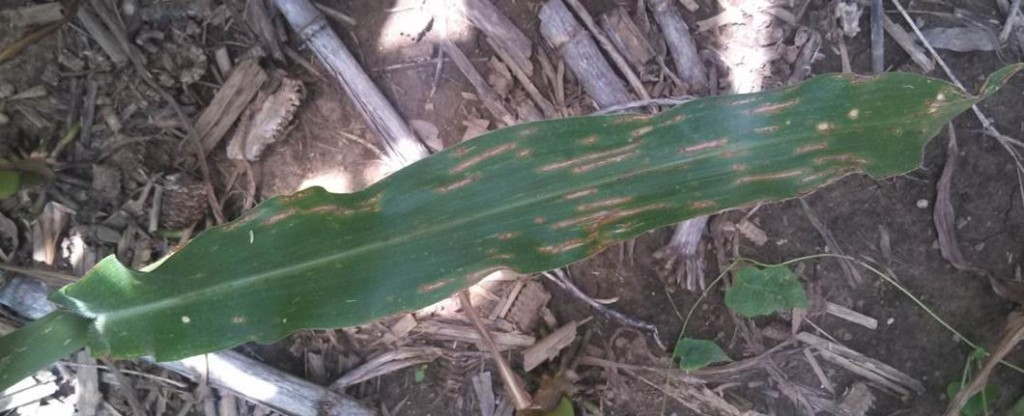
#> input picture data/maize/Blight/Corn_Blight (72).jpg, 1024 x 416 px, found by its file name; its folder holds only this picture in this run
$ python image_quality_analysis.py   (older library calls are emulated)
#> lines starting #> are read from the running program, lines starting #| are printed output that depends on the picture
import os
import cv2
import numpy as np
import matplotlib.pyplot as plt

# Set dataset path
data_dir = r"C:\Users\USER\Documents\AI\computervision\data\maize"

classes = ["Blight", "Common_Rust", "Gray_Leaf_Spot", "Healthy"]

quality_scores = {cls: {"brightness": [], "sharpness": []} for cls in classes}

def compute_brightness(img):
    return np.mean(img)

def compute_sharpness(img):
    gray = cv2.cvtColor(img, cv2.COLOR_BGR2GRAY)
    return cv2.Laplacian(gray, cv2.CV_64F).var()

# Loop through images and compute metrics
for cls in classes:
    folder = os.path.join(data_dir, cls)
    for img_name in os.listdir(folder):
        img_path = os.path.join(folder, img_name)
        img = cv2.imread(img_path)
#> img is the input picture: shape (416, 1024, 3); mean B, G, R 98.4, 100.7, 99.9

        if img is None:
            continue

        brightness = compute_brightness(img)
#> brightness = 99.69
        sharpness = compute_sharpness(img)
#> in compute_sharpness, `gray = cv2.cvtColor(img, cv2.COLOR_BGR2GRAY)`:
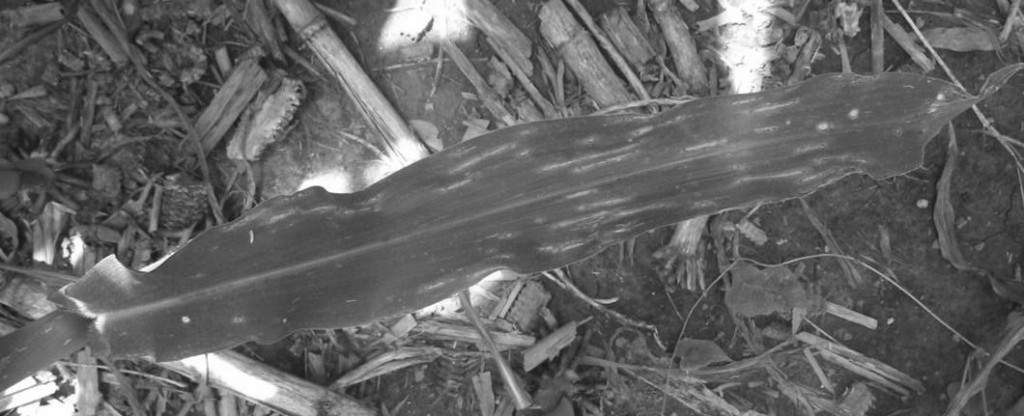
#> gray: shape (416, 1024); min 22, max 255, mean 100.2
#> sharpness = 194.5
#> (the run stopped early here; a loop or call above may not have finished)
